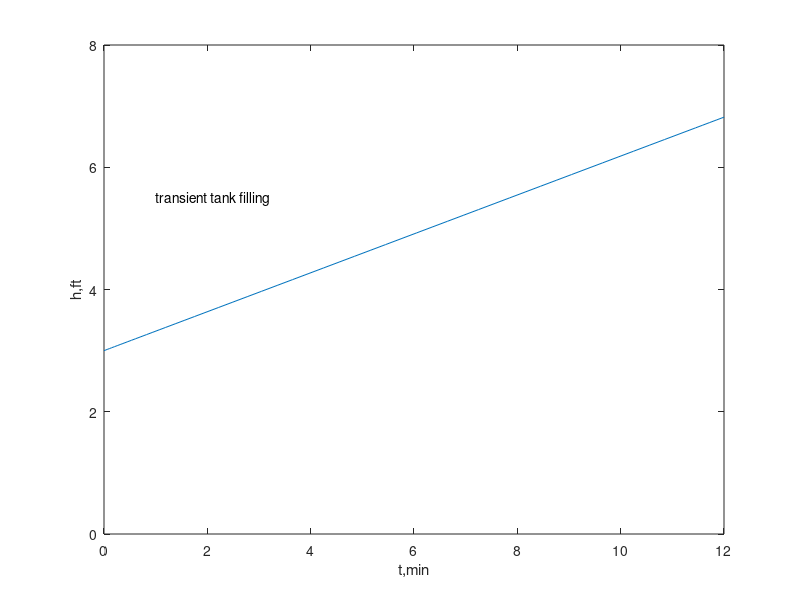

Reproduce this figure in MATLAB.
function [] = tank_filling ()

clc
clear

% initial conditions

initialheight = [3]; % ft
trange = [0 12]; % min

% call runge kutta algorithm [ode45]

[t,h] =ode45(@diffeq,trange,initialheight);

% create output table

table = [h,t]

% create output figure

figure (1)
plot(t,h)

xlabel('t,min')
ylim([0 8])
ylabel('h,ft')
text (1,5.5,'{transient tank filling}')

end

function dhdt = diffeq (t,h)

% constants
Qin = 4; % ft3/min
A = 3.1416*4^2/4; % ft2


% differential eqns
dhdt = zeros(1,1);

dhdt(1) = Qin/A;

end






